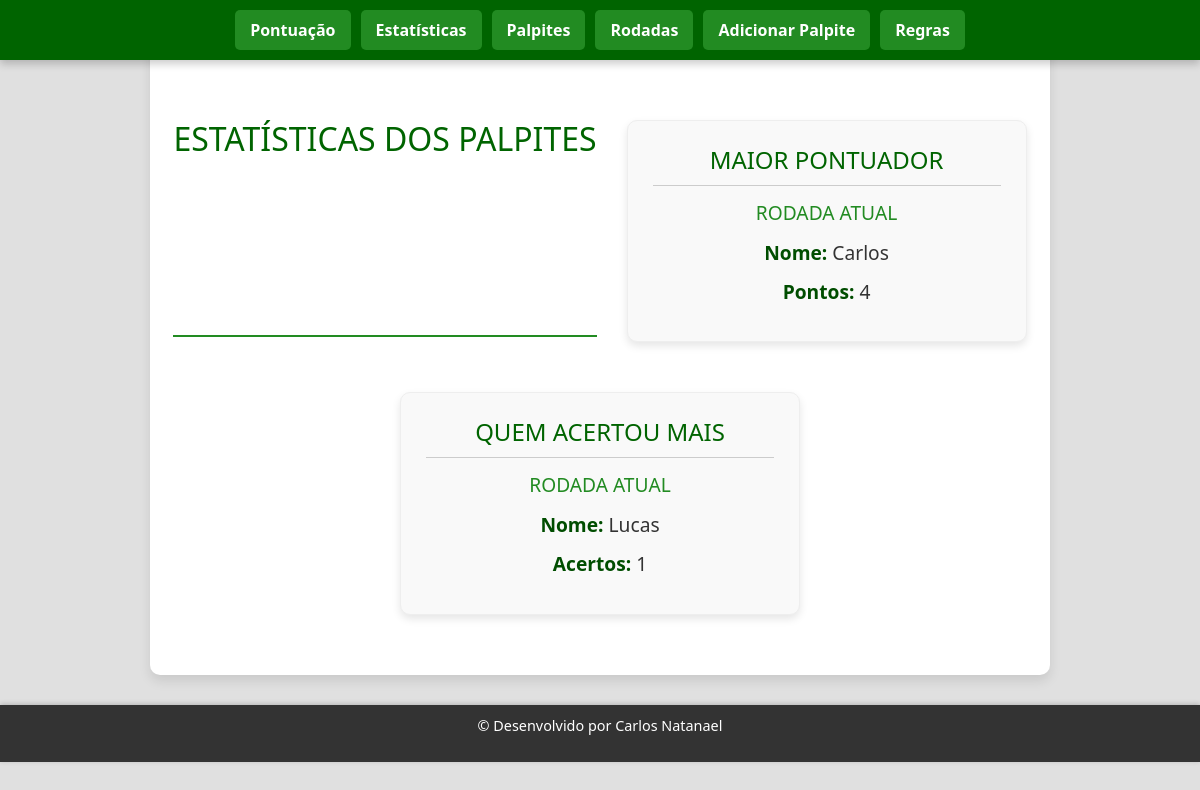
Page /estatisticas on the earlier database version.
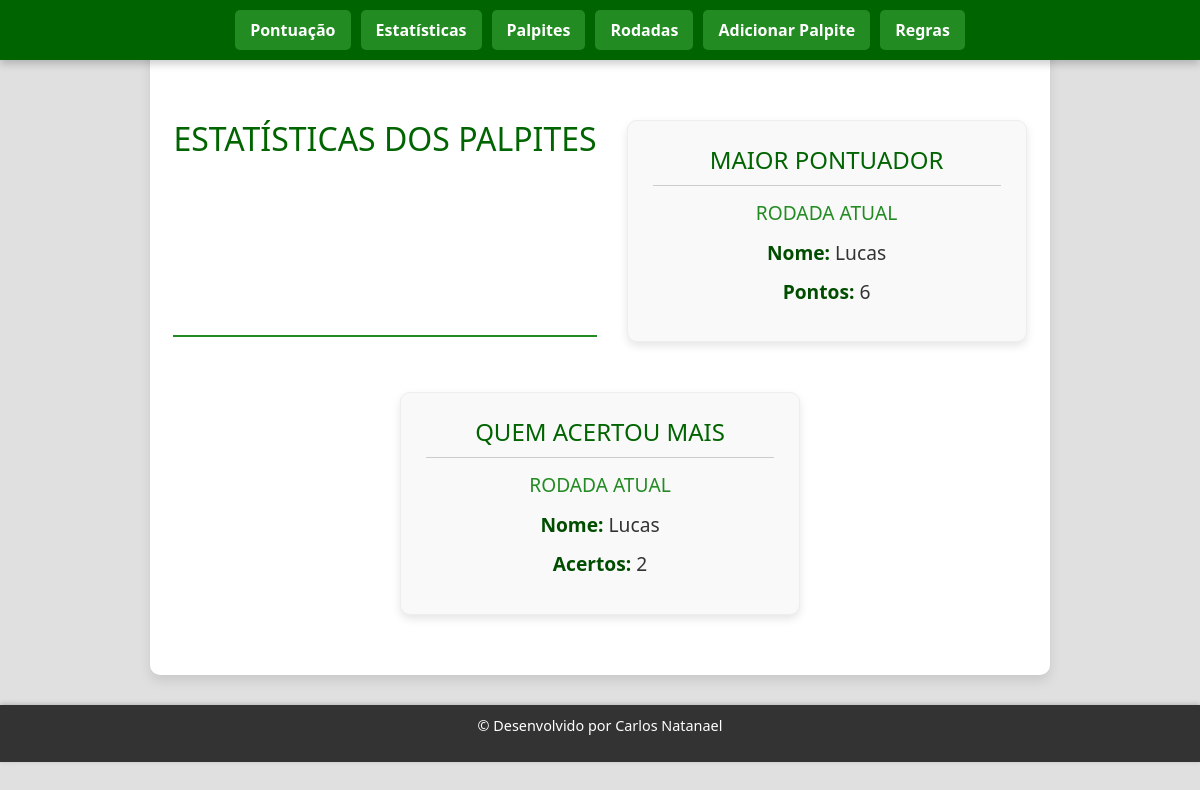
Same page on the later database version.
### tables this page shows
CREATE TABLE pontuacao (
        id INTEGER PRIMARY KEY AUTOINCREMENT,
        posicao INTEGER,
        nome TEXT UNIQUE,
        pontos INTEGER DEFAULT 0,
        acertos INTEGER DEFAULT 0,
        erros INTEGER DEFAULT 0
    );

### app.py (the view)
@app.route('/estatisticas')
def estatisticas():
    conn = get_db_connection()
    maior_pontuador = conn.execute("SELECT nome, pontos FROM pontuacao ORDER BY pontos DESC LIMIT 1").fetchone()
    quem_acertou_mais = conn.execute("SELECT nome, acertos FROM pontuacao ORDER BY acertos DESC LIMIT 1").fetchone()
    conn.close()
    return render_template('estatisticas.html', maior_pontuador=maior_pontuador, quem_acertou_mais=quem_acertou_mais)

### app.py (called while the page is built)
def get_db_connection():
    conn = sqlite3.connect('palpites.db')
    conn.row_factory = sqlite3.Row
    return conn

### templates/estatisticas.html (shortened to what this page needs)
<!DOCTYPE html>
<html lang="pt">
<head>
    <link rel="stylesheet" href="https://stackpath.bootstrapcdn.com/bootstrap/4.5.2/css/bootstrap.min.css">
    <link rel="stylesheet" href="{{ url_for('static', filename='esta.css') }}">
</head>
<body>
    <header>
        <nav class="navbar navbar-expand-lg navbar-dark fixed-top">
            <div class="collapse navbar-collapse justify-content-center" id="navbarNav">
                <ul class="navbar-nav">
                    <li class="nav-item">
                        <a class="nav-link" href="{{ url_for('index') }}">Pontuação</a>
                    </li>
                    <li class="nav-item">
                        <a class="nav-link" href="{{ url_for('estatisticas') }}">Estatísticas</a>
                    </li>
                    <li class="nav-item">
                        <a class="nav-link" href="{{ url_for('exibir_palpites') }}">Palpites</a>
                    </li>
                    <li class="nav-item">
                        <a class="nav-link" href="{{ url_for('exibir_rodadas') }}">Rodadas</a>
                    </li>
                    <li class="nav-item">
                        <a class="nav-link" href="{{ url_for('adicionar_palpites') }}">Adicionar Palpite</a>
                    </li>
                    <li class="nav-item">
                        <a class="nav-link" href="{{ url_for('regra') }}">Regras</a>
                    </li>
                </ul>
            </div>
        </nav>
    </header>
    <main style="padding-top: 80px;">
        <section class="statistics-section">
            <h1>ESTATÍSTICAS DOS PALPITES</h1>
            <div class="stat-card">
                <h2>Maior Pontuador</h2>
                <h3>Rodada Atual</h3>
                <p>
                    <strong>Nome: </strong>
                    {% if maior_pontuador %}
                        <span>{{ maior_pontuador.nome }}</span>
                    {% else %}
                        <span>-</span>
                    {% endif %}
                </p>
                <p>
                    <strong>Pontos: </strong>
                    {% if maior_pontuador %}
                        <span>{{ maior_pontuador.pontos }}</span>
                    {% else %}
                        <span>-</span>
                    {% endif %}
                </p>
            </div>
            <div class="stat-card">
                <h2>Quem Acertou Mais</h2>
                <h3>Rodada Atual</h3>
                <p>
                    <strong>Nome: </strong>
                    {% if quem_acertou_mais %}
                        <span>{{ quem_acertou_mais.nome }}</span>
                    {% else %}
                        <span>-</span>
                    {% endif %}
                </p>
                <p>
                    <strong>Acertos: </strong>
                    {% if quem_acertou_mais %}
                        <span>{{ quem_acertou_mais.acertos }}</span>
                    {% else %}
                        <span>-</span>
                    {% endif %}
                </p>
            </div>
        </section>
    </main>
    <footer>
        <p>© Desenvolvido por Carlos Natanael</p>
    </footer>
</body>
</html>

Differences in the rows shown:
no longer on this page (row edited): pontuacao: nome "Carlos", pontos "4"
changed pontuacao "Lucas": acertos "1" → "2"
Other differences:
{{ maior_pontuador.nome }}: "Carlos" → "Lucas"
{{ maior_pontuador.pontos }}: "4" → "6"
